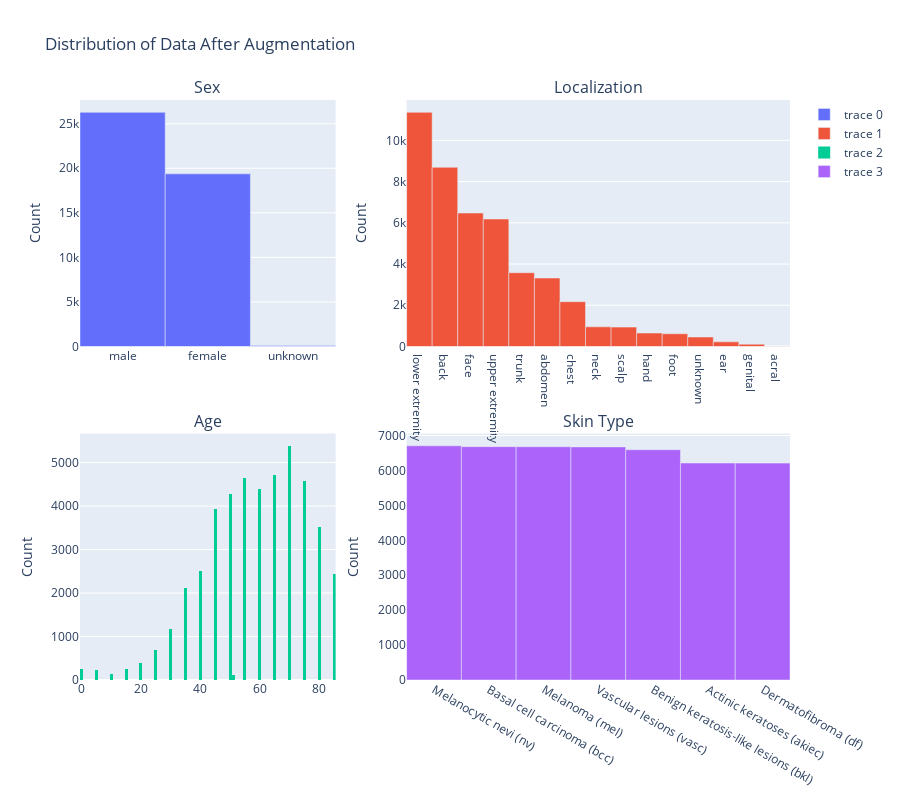

Here is the notebook cell this chart was saved with:
### Markdown cell above
6. Data Augmentation

### Code cell
import pandas as pd
from plotly.subplots import make_subplots
import plotly.graph_objects as go

# Sort data by 'label' and reset index
data = data.sort_values('label').reset_index(drop=True)

# Group indexes based on labels
label_groups = {label: data[data['label'] == label] for label in range(1, 7)}

# Augmentation Factors
augmentation_factors = {1: 4, 2: 4, 3: 11, 4: 17, 5: 45, 6: 52}

# Perform augmentation for each label group
augmented_dataframes = [
    pd.concat([df] * (factor + 1), ignore_index=True)
    for label, factor in augmentation_factors.items()
    for df in [label_groups[label]]
]

# Concatenate all augmented dataframes with original data
final_data = pd.concat([data] + augmented_dataframes, ignore_index=True)

# Print dataset shapes
print(f"Original Data Shape: {data.shape}")
print(f"Augmented Data Shape: {final_data.shape}")

# Visualization
fig = make_subplots(
    rows=2, cols=2,
    subplot_titles=['Sex', 'Localization', 'Age', 'Skin Type'],
    vertical_spacing=0.15,
    column_widths=[0.4, 0.6]
)

# Add traces for visualization
fig.add_trace(
    go.Bar(
        x=final_data['sex'].value_counts().index,
        y=final_data['sex'].value_counts()
    ), row=1, col=1
)
fig.add_trace(
    go.Bar(
        x=final_data['localization'].value_counts().index,
        y=final_data['localization'].value_counts()
    ), row=1, col=2
)
fig.add_trace(
    go.Histogram(
        x=final_data['age']
    ), row=2, col=1
)
fig.add_trace(
    go.Bar(
        x=final_data['dx'].value_counts().index.map(lesion_type_dict.get),
        y=final_data['dx'].value_counts()
    ), row=2, col=2
)

# Update layout and y-axis titles
for i in range(4):
    fig.update_yaxes(title_text='Count', row=i // 2 + 1, col=i % 2 + 1)

fig.update_layout(title='Distribution of Data After Augmentation', height=800)

# Display plot
fig.show()

# Clean up any additional level indices from the dataframe
if 'level_0' in data.columns:
    data = data.drop(columns=['level_0'])

data = data.reset_index(drop=True)

print("Data processing and visualization completed successfully!")

### Figure 1 — Plotly figure (JSON) as saved in the notebook; plotly's stock layout.template omitted (floating-point values rounded to 4 significant figures; data arrays with more than 128 entries replaced by an {"elided": "..."} marker saying what was removed)
{"data": [{"type": "bar", "x": ["male", "female", "unknown"], "xaxis": "x", "y": [26276, 19373, 107], "yaxis": "y"}, {"type": "bar", "x": ["lower extremity", "back", "face", "upper extremity", "trunk", "abdomen", "chest", "neck", "scalp", "hand", "foot", "unknown", "ear", "genital", "acral"], "xaxis": "x2", "y": [11361, 8694, 6474, 6185, 3580, 3322, 2173, 954, 940, 653, 618, 459, 225, 111, 7], "yaxis": "y2"}, {"type": "histogram", "x": {"elided": "45756 int values"}, "xaxis": "x3", "yaxis": "y3"}, {"type": "bar", "x": ["Melanocytic nevi (nv)", "Basal cell carcinoma (bcc)", "Melanoma (mel)", "Vascular lesions (vasc)", "Benign keratosis-like lesions (bkl)", "Actinic keratoses (akiec)", "Dermatofibroma (df)"], "xaxis": "x4", "y": [6705, 6682, 6678, 6674, 6594, 6213, 6210], "yaxis": "y4"}], "layout": {"annotations": [{"font": {"size": 16}, "showarrow": false, "text": "Sex", "x": 0.18, "xanchor": "center", "xref": "paper", "y": 1, "yanchor": "bottom", "yref": "paper"}, {"font": {"size": 16}, "showarrow": false, "text": "Localization", "x": 0.73, "xanchor": "center", "xref": "paper", "y": 1, "yanchor": "bottom", "yref": "paper"}, {"font": {"size": 16}, "showarrow": false, "text": "Age", "x": 0.18, "xanchor": "center", "xref": "paper", "y": 0.425, "yanchor": "bottom", "yref": "paper"}, {"font": {"size": 16}, "showarrow": false, "text": "Skin Type", "x": 0.73, "xanchor": "center", "xref": "paper", "y": 0.425, "yanchor": "bottom", "yref": "paper"}], "height": 800, "title": {"text": "Distribution of Data After Augmentation"}, "xaxis": {"anchor": "y", "domain": [0, 0.36]}, "xaxis2": {"anchor": "y2", "domain": [0.46, 1]}, "xaxis3": {"anchor": "y3", "domain": [0, 0.36]}, "xaxis4": {"anchor": "y4", "domain": [0.46, 1]}, "yaxis": {"anchor": "x", "domain": [0.575, 1], "title": {"text": "Count"}}, "yaxis2": {"anchor": "x2", "domain": [0.575, 1], "title": {"text": "Count"}}, "yaxis3": {"anchor": "x3", "domain": [0, 0.425], "title": {"text": "Count"}}, "yaxis4": {"anchor": "x4", "domain": [0, 0.425], "title": {"text": "Count"}}}}
